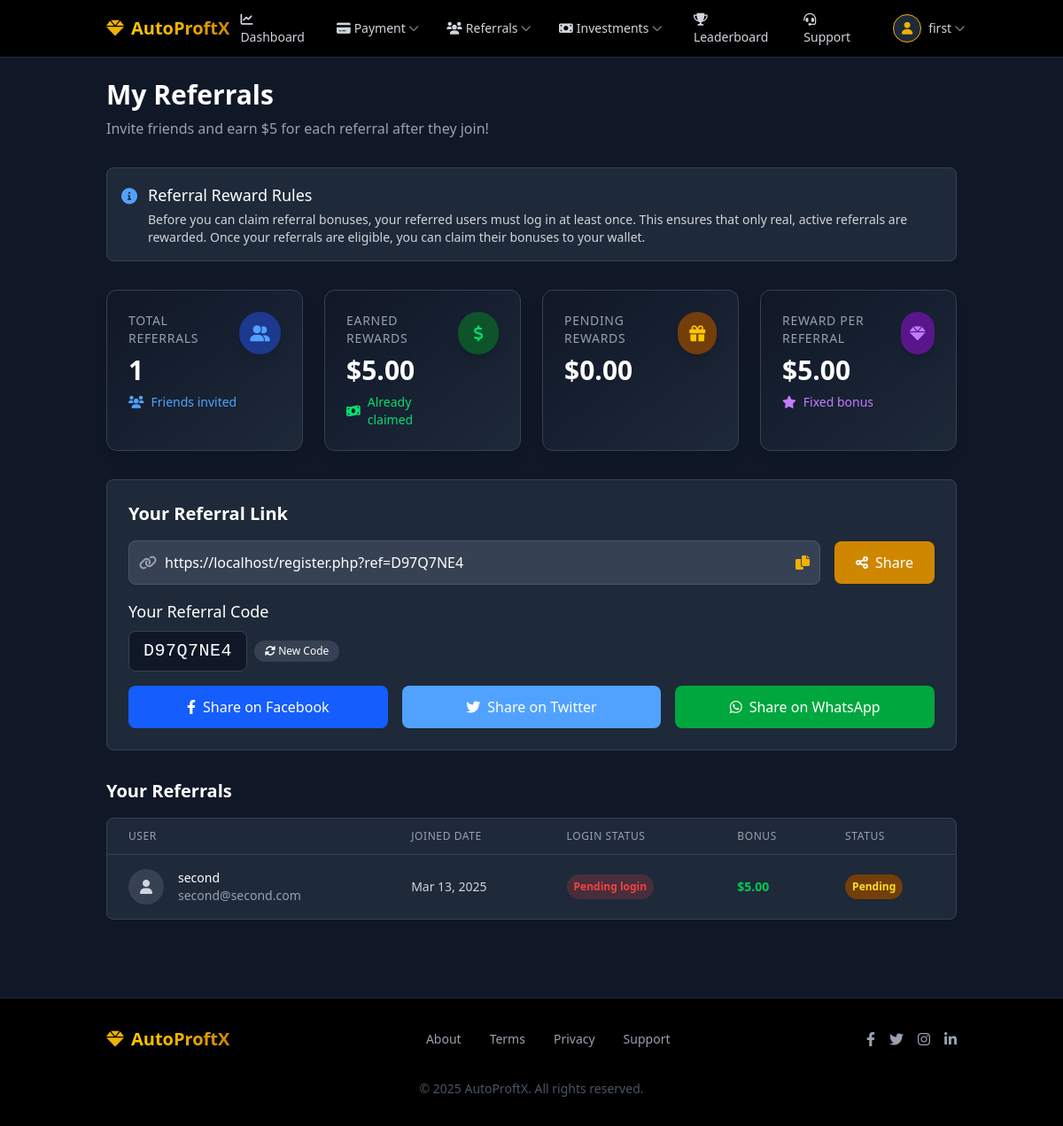
Screenshot of /user/referral-main.php (signed in) with the database file from the repository.
### tables this page shows
CREATE TABLE IF NOT EXISTS `users` (
  `id` int NOT NULL AUTO_INCREMENT,
  `full_name` varchar(100) NOT NULL,
  `email` varchar(100) NOT NULL,
  `referral_code` varchar(20) DEFAULT NULL,
  `referred_by` int DEFAULT NULL,
  `phone` varchar(20) NOT NULL,
  `password` varchar(255) NOT NULL,
  `registration_date` datetime NOT NULL,
  `last_login` datetime DEFAULT NULL,
  `status` enum('active','inactive','suspended') DEFAULT 'active',
  `admin_notes` text,
  `created_at` timestamp NULL DEFAULT CURRENT_TIMESTAMP,
  `login_count` int NOT NULL DEFAULT '0',
  PRIMARY KEY (`id`),
  UNIQUE KEY `email` (`email`)
);

CREATE TABLE IF NOT EXISTS `referrals` (
  `id` int NOT NULL AUTO_INCREMENT,
  `referrer_id` int NOT NULL,
  `referred_id` int NOT NULL,
  `bonus_amount` decimal(15,2) NOT NULL DEFAULT '5.00',
  `status` enum('pending','paid') NOT NULL DEFAULT 'pending',
  `created_at` timestamp NULL DEFAULT CURRENT_TIMESTAMP,
  `paid_at` timestamp NULL DEFAULT NULL,
  PRIMARY KEY (`id`),
  KEY `referrer_id` (`referrer_id`),
  KEY `referred_id` (`referred_id`)
);

### user/referral-main.php (the view, shortened to what the rows shown need)
<?php
include '../config/db.php';
require_once '../functions/referral_vault.php';
$user_id = $_SESSION['user_id'];
$referrals = getUserReferrals($user_id);
$referral_code = '';
$query = "SELECT referral_code FROM users WHERE id = ?";
$stmt = $conn->prepare($query);
$stmt->bind_param("i", $user_id);
$stmt->execute();
$result = $stmt->get_result();
if ($row = $result->fetch_assoc()) {
  $referral_code = $row['referral_code'];
}
$referral_link = "https://" . $_SERVER['HTTP_HOST'] . "/register.php?ref=" . $referral_code;
?>
<!DOCTYPE html>
<html lang="en">
<head>
  <?php include 'includes/head.php'; ?>
</head>
<body class="bg-gray-900 text-white font-sans min-h-screen flex flex-col">
  <main style="display: none;" id="main-content" class="flex-grow py-6">
    <div class="container mx-auto px-4 sm:px-6 lg:px-8">
      <div class="mb-8">
        <h1 class="text-3xl font-bold">My Referrals</h1>
      </div>
      <div class="bg-gray-800 rounded-lg p-6 border border-gray-700 mb-8">
        <h2 class="text-xl font-bold mb-4">Your Referral Link</h2>
        <div class="flex flex-col md:flex-row md:items-center mb-4">
          <div class="relative flex-1 mb-4 md:mb-0">
            <div class="absolute inset-y-0 left-0 pl-3 flex items-center pointer-events-none">
            </div>
            <input type="text" id="referral-link" value="<?php echo $referral_link; ?>" class="bg-gray-700 border border-gray-600 text-white pl-10 pr-16 py-3 rounded-lg w-full" readonly>
            <div class="absolute inset-y-0 right-0 pr-3 flex items-center">
              <div class="copy-tooltip">
              </div>
            </div>
          </div>
        </div>
        <div class="mb-4">
          <div class="flex items-center">
            <div class="bg-gray-900 text-center px-4 py-2 rounded-lg border border-gray-700">
              <span class="text-xl font-mono tracking-wide"><?php echo $referral_code; ?></span>
            </div>
          </div>
        </div>
      </div>
      <div>
        <h2 class="text-xl font-bold mb-4">Your Referrals</h2>
        <?php if (empty($referrals)): ?>
          <div class="bg-gray-800 rounded-lg p-8 text-center border border-gray-700">
            <div class="h-20 w-20 mx-auto mb-4 rounded-full bg-gray-700 flex items-center justify-center">
              <i class="fas fa-users text-gray-500 text-3xl"></i>
            </div>
            <h3 class="text-xl font-bold mb-2">No referrals yet</h3>
            <p class="text-gray-400 mb-6">Share your referral link with friends to earn rewards!</p>
            <button onclick="shareReferral()" class="bg-yellow-600 hover:bg-yellow-700 text-white px-6 py-3 rounded-lg transition duration-300 flex items-center justify-center mx-auto">
              <i class="fas fa-share-alt mr-2"></i> Share Your Link
            </button>
          </div>
        <?php else: ?>
          <div class="bg-gray-800 rounded-lg border border-gray-700 overflow-hidden">
            <div class="hidden md:block overflow-x-auto">
              <table class="min-w-full divide-y divide-gray-700">
                <thead class="bg-gray-750">
                  <tr>
                    <th scope="col" class="px-6 py-3 text-left text-xs font-medium text-gray-400 uppercase tracking-wider">User</th>
                    <th scope="col" class="px-6 py-3 text-left text-xs font-medium text-gray-400 uppercase tracking-wider">Joined Date</th>
                    <th scope="col" class="px-6 py-3 text-left text-xs font-medium text-gray-400 uppercase tracking-wider">Login Status</th>
                    <th scope="col" class="px-6 py-3 text-left text-xs font-medium text-gray-400 uppercase tracking-wider">Bonus</th>
                    <th scope="col" class="px-6 py-3 text-left text-xs font-medium text-gray-400 uppercase tracking-wider">Status</th>
                  </tr>
                </thead>
                <tbody class="divide-y divide-gray-700">
                  <?php foreach ($referrals as $referral): ?>
                    <tr>
                      <td class="px-6 py-4 whitespace-nowrap">
                        <div class="flex items-center">
                          <div class="h-10 w-10 rounded-full bg-gray-700 flex items-center justify-center">
                            <i class="fas fa-user text-gray-300"></i>
                          </div>
                          <div class="ml-4">
                            <div class="text-sm font-medium"><?php echo htmlspecialchars($referral['full_name']); ?></div>
                            <div class="text-sm text-gray-400"><?php echo htmlspecialchars($referral['email']); ?></div>
                          </div>
                        </div>
                      </td>
                      <td class="px-6 py-4 whitespace-nowrap text-sm text-gray-300">
                        <?php echo date('M d, Y', strtotime($referral['registration_date'])); ?>
                      </td>
                      <td class="px-6 py-4 whitespace-nowrap">
                        <?php if (isset($referral['login_count']) && $referral['login_count'] > 0): ?>
                          <span class="px-2 py-1 inline-flex text-xs leading-5 font-semibold rounded-full badge-eligible">
                            Active
                          </span>
                        <?php else: ?>
                          <span class="px-2 py-1 inline-flex text-xs leading-5 font-semibold rounded-full badge-ineligible">
                            Pending login
                          </span>
                        <?php endif; ?>
                      </td>
                      <td class="px-6 py-4 whitespace-nowrap">
                        <div class="text-sm text-green-500 font-bold">$<?php echo number_format($referral['bonus_amount'], 2); ?></div>
                      </td>
                      <td class="px-6 py-4 whitespace-nowrap">
                        <?php if ($referral['status'] == 'paid'): ?>
                          <span class="px-2 py-1 inline-flex text-xs leading-5 font-semibold rounded-full bg-green-900 text-green-300">
                            Claimed <?php echo !empty($referral['paid_at']) ? 'on ' . date('M d, Y', strtotime($referral['paid_at'])) : ''; ?>
                          </span>
                        <?php else: ?>
                          <span class="px-2 py-1 inline-flex text-xs leading-5 font-semibold rounded-full bg-yellow-900 text-yellow-300">
                            Pending
                          </span>
                        <?php endif; ?>
                      </td>
                    </tr>
                  <?php endforeach; ?>
                </tbody>
              </table>
            </div>
          </div>
        <?php endif; ?>
      </div>
    </div>
  </main>
</body>
</html>

### rows the page displays
users: referral_code "https://localhost/register.php?ref=D97Q7NE4", referral_code "D97Q7NE4"
referrals: users.full_name "second", users.email "second@second.com", users.registration_date "Mar 13, 2025", bonus_amount "5.00", status "Pending"

### other values shown
$_SESSION['full_name'] "first"
count($referrals) "1"
$claimed_bonuses_amount "5.00"
$total_pending_amount "0.00"
